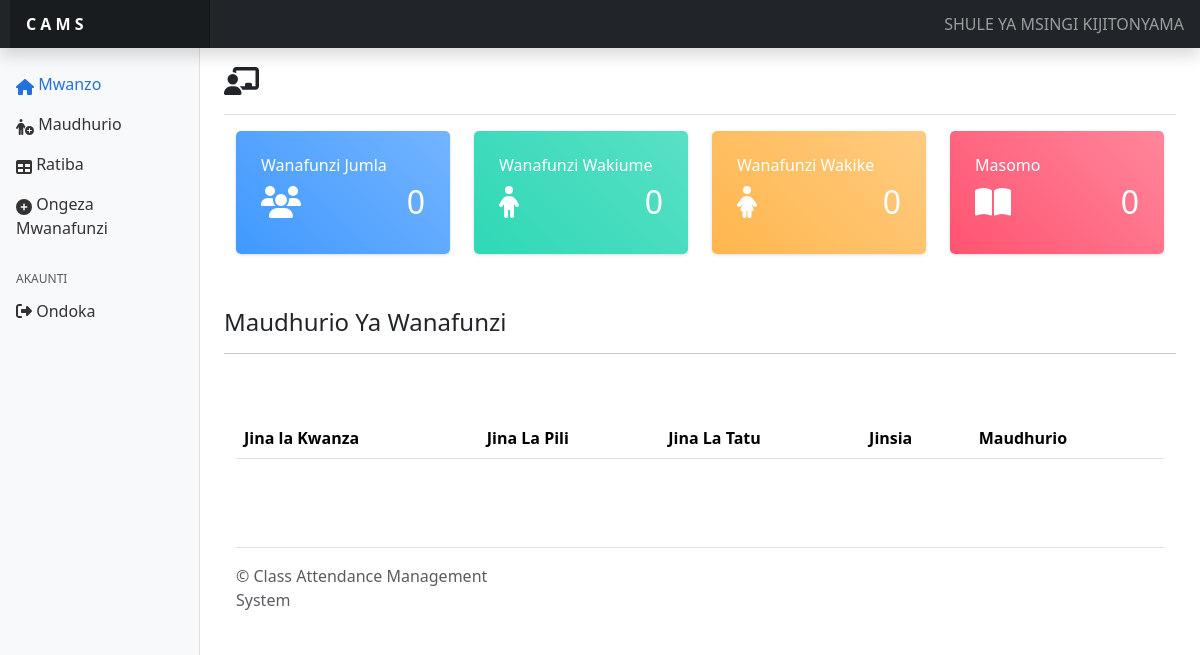
The app's page /classteacher/ (signed in), older data.
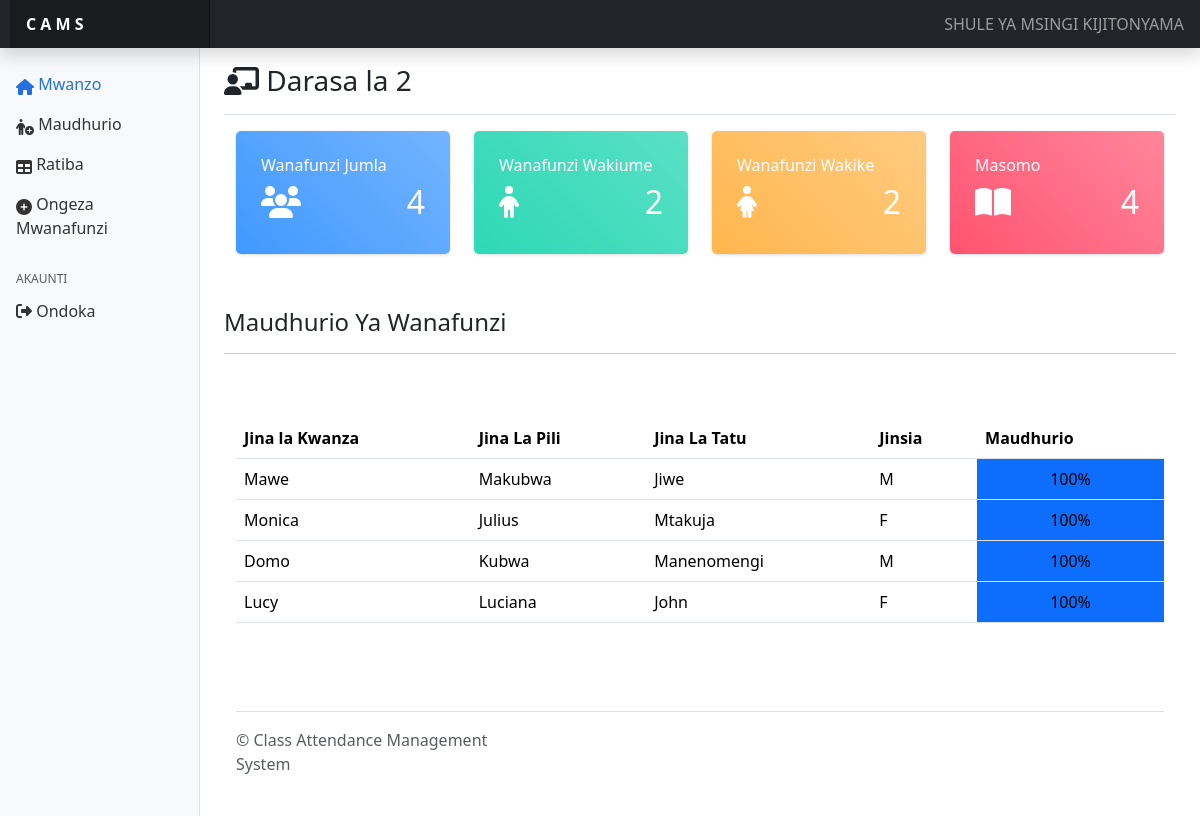
The same page, newer data.
### tables this page shows
CREATE TABLE `classes` (
  `class_id` int(11) NOT NULL,
  `name` text NOT NULL
);

CREATE TABLE `students` (
  `student_id` int(11) NOT NULL,
  `firstname` text NOT NULL,
  `secondname` text NOT NULL,
  `lastname` text NOT NULL,
  `gender` text NOT NULL,
  `class_id` int(11) NOT NULL
);

### classteacher/dashboard.php (the view, shortened to what this page needs)
<main class="col-md-9 ms-sm-auto col-lg-10 px-md-4">
    <div
        class="d-flex justify-content-between flex-wrap flex-md-nowrap align-items-center pt-3 pb-2 mb-3 border-bottom">
        <h5 class="h3"><i class="fa-solid fa-chalkboard-user"></i> <?= $class_name ?> </h5>
    </div>
    <div class="container">
        <div class="row">
            <div class="col-md-4 col-xl-3">
                <div class="card bg-c-blue order-card">
                    <div class="card-block">
                        <h6 class="m-b-20">Wanafunzi Jumla</h6>
                        <h2 class="text-right"><i class="fa-solid fa-users"></i><span class="f-right"><?= $total_students; ?></span></h2>
                    </div>
                </div>
            </div>
            <div class="col-md-4 col-xl-3">
                <div class="card bg-c-green order-card">
                    <div class="card-block">
                        <h6 class="m-b-20">Wanafunzi Wakiume</h6>
                        <h2 class="text-right"><i class="fa-solid fa-child"></i><span class="f-right"><?= $total_students_male; ?></span></h2>
                    </div>
                </div>
            </div>
            <div class="col-md-4 col-xl-3">
                <div class="card bg-c-yellow order-card">
                    <div class="card-block">
                        <h6 class="m-b-20">Wanafunzi Wakike</h6>
                        <h2 class="text-right"><i class="fa-solid fa-child-dress"></i><span class="f-right"><?= $total_female_students; ?></span>
                        </h2>
                    </div>
                </div>
            </div>
            <div class="col-md-4 col-xl-3">
                <div class="card bg-c-pink order-card">
                    <div class="card-block">
                        <h6 class="m-b-20">Masomo</h6>
                        <h2 class="text-right"><i class="fa-solid fa-book-open"></i><span class="f-right"><?= $total_class_subjects; ?></span></h2>
                    </div>
                </div>
            </div>
        </div>
    </div>
    <br>
    <h4>Maudhurio Ya Wanafunzi</h4>
    <hr>
    <div class="container table-responsive py-5">
        <table class="table table-unbordered table-hover">
            <thead class="thead-dark">
                <tr>
                    <th scope="col">Jina la Kwanza</th>
                    <th scope="col">Jina La Pili</th>
                    <th scope="col">Jina La Tatu</th>
                    <th scope="col">Jinsia</th>
                    <th scope="col">Maudhurio</th>
                </tr>
            </thead>
            <tbody>
                <?php
        $get_students = "SELECT * FROM students WHERE class_id='$class_id'";
        $run_students = mysqli_query($con,$get_students);
  while( $row_students = mysqli_fetch_array($run_students)){
        $s_firstname = $row_students['firstname'];
        $s_secondname = $row_students['secondname'];
        $s_lastname = $row_students['lastname'];
        $s_gender = $row_students['gender'];
                ?>
                <tr>
                    <td><?= $s_firstname ?></td>
                    <td><?= $s_secondname ?></td>
                    <td><?= $s_lastname ?></td>
                    <td><?= $s_gender ?></td>
                    <td class=" bg-primary text-center ">100%</td>
                </tr>
<?php
  }
?>
            </tbody>
        </table>
    </div>

### includes/header.php (shortened to what this page needs)
<!DOCTYPE html>
<html lang="en">
<head>
    <link rel="stylesheet" href="../node_modules/bootstrap/dist/css/bootstrap.min.css">
    <link rel="stylesheet" href="./node_modules/@fortawesome/fontawesome-free/css/fontawesome.css">
    <link rel="stylesheet" href="../node_modules/@fortawesome/fontawesome-free/css/all.css">
    <link rel="stylesheet" href="../css/styles.css">
</head>

### includes/sidebar.php (shortened to what this page needs)
<?php
if (!isset($_GET['attendance']) AND !isset($_GET['timetable']) AND !isset($_GET['addstudent'])) {
    $mwanzo_active = "active";
}
?>
<header class="navbar navbar-dark sticky-top bg-dark flex-md-nowrap p-0 shadow">
    <a class="navbar-brand col-md-3 col-lg-2 me-0 px-3 fs-6" href="#">C A M S </a>
    <div class="navbar-nav">
        <div class="nav-item text-nowrap">
            <a class="nav-link px-3" href="#">SHULE YA MSINGI KIJITONYAMA</a>
        </div>
    </div>
</header>
<div class="container-fluid">
    <div class="row">
        <nav id="sidebarMenu" class="col-md-3 col-lg-2 d-md-block bg-body-tertiary sidebar collapse">
            <div class="position-sticky pt-3 sidebar-sticky">
                <ul class="nav flex-column">
                    <li class="nav-item">
                        <a class="nav-link <?= $mwanzo_active ?>" aria-current="page" href="../classteacher/">
                            <i class="fa-solid fa-home align-text-bottom"></i>
                            Mwanzo
                        </a>
                    </li>
                    <li class="nav-item">
                        <a class="nav-link <?= $attendance_active ?>" href="../classteacher/?attendance">
                            <i class="fa-solid fa-person-circle-plus align-text-bottom"></i>
                            Maudhurio
                        </a>
                    </li>
                    <li class="nav-item">
                        <a class="nav-link <?= $timetable_active ?>" href="../classteacher/?timetable">
                            <i class="fa-solid fa-table align-text-bottom"></i>
                            Ratiba
                        </a>
                    </li>
                    <li class="nav-item">
                        <a class="nav-link <?= $addstudent_active ?>" href="../classteacher/?addstudent">
                            <i class="fa-solid fa-plus-circle align-text-bottom"></i>
                            Ongeza Mwanafunzi
                        </a>
                    </li>
                </ul>
                <h6 class="sidebar-heading d-flex justify-content-between align-items-center px-3 mt-4 mb-1 text-body-secondary text-uppercase">
                    <span>AKAUNTI</span>
                </h6>
                <ul class="nav flex-column mb-2">
                    <li class="nav-item">
                        <a class="nav-link" href="../logout.php">
                            <i class="fa-solid fa-right-from-bracket"></i> Ondoka
                        </a>
                    </li>
                </ul>
            </div>
        </nav>

### classteacher/index.php (shortened to what this page needs)
<?php
include("../includes/db.php");
include("../includes/header.php");
include("../includes/sidebar.php");
?>
<?php
        if(isset($_SESSION['classteacher'])){
             $classteacher_id = $_SESSION['classteacher'];
        $get_classteacher = "SELECT * FROM classteacher WHERE classteacher_id='$classteacher_id'";
        $run_classteacher = mysqli_query($con,$get_classteacher);
        $row_classteacher = mysqli_fetch_array($run_classteacher);
        $class_id =$row_classteacher['class_id'];
        $get_class = "SELECT * FROM classes WHERE class_id='$class_id'";
        $run_class = mysqli_query($con,$get_class);
        $row_class = mysqli_fetch_array($run_class);
        $class_id = $row_class['class_id'];
        $class_name = $row_class['name'];
        $get_students_totals = "SELECT COUNT(student_id) AS total_students FROM students";
        $run_students_totals = mysqli_query($con,$get_students_totals);
        $row_students_totals = mysqli_fetch_array($run_students_totals);
        $total_students = $row_students_totals['total_students'];
      $get_male_students = "SELECT  COUNT(student_id) AS male_students FROM students WHERE gender='M'";
      $run_male_students = mysqli_query($con,$get_male_students);
      $row_male_students = mysqli_fetch_array($run_male_students);
      $total_students_male = $row_male_students['male_students'];
      $get_female_students = "SELECT COUNT(student_id) AS female_students FROM students WHERE gender='F'";
      $run_female_students = mysqli_query($con,$get_female_students);
      $row_female_students = mysqli_fetch_array($run_female_students);
      $total_female_students = $row_female_students['female_students'];
         $get_class_subjects = "SELECT COUNT(subject_id) AS class_subjects FROM subjects WHERE class_id='$class_id'";
         $run_class_subjects = mysqli_query($con,$get_class_subjects);
         $row_class_subjects = mysqli_fetch_array($run_class_subjects);
         $total_class_subjects = $row_class_subjects['class_subjects'];
        }
        ?>
        <?php
        if (!isset($_GET['attendance']) and !isset($_GET['timetable'])) {
            include("../classteacher/dashboard.php");
        }
        ?>
<?php
include("../includes/footer.php");
?>

### includes/footer.php (shortened to what this page needs)
<div class="container">
                    <footer class="d-flex flex-wrap justify-content-between align-items-center py-3 my-4 border-top">
                        <div class="col-md-4 d-flex align-items-center">
                            <span class="mb-3 mb-md-0 text-body-secondary">&copy; Class Attendance Management
                                System</span>
                        </div>
            </main>
        </div>
    </div>
</body>
</html>

### css/styles.css (style rules this page uses)
.navbar-brand { font-weight: bolder !important; font-size: 25px; margin-left: 10px !important; text-transform: uppercase; }
.sidebar { position: fixed; top: 0; bottom: 0; left: 0; z-index: 100; padding: 48px 0 0; box-shadow: inset -1px 0 0 rgba(0, 0, 0, .1); }
.sidebar-sticky { height: calc(100vh - 48px); overflow-x: hidden; overflow-y: auto; }
.sidebar .nav-link { font-weight: 500; color: #333; }
.sidebar .nav-link.active { color: #2470dc; }
.sidebar-heading { font-size: .75rem; }
.navbar-brand { padding-top: .75rem; padding-bottom: .75rem; background-color: rgba(0, 0, 0, .25); box-shadow: inset -1px 0 0 rgba(0, 0, 0, .25); }
.order-card { color: #fff; }
.bg-c-blue { background: linear-gradient(45deg, #4099ff, #73b4ff); }
.bg-c-green { background: linear-gradient(45deg, #2ed8b6, #59e0c5); }
.bg-c-yellow { background: linear-gradient(45deg, #FFB64D, #ffcb80); }
.bg-c-pink { background: linear-gradient(45deg, #FF5370, #ff869a); }
.card { border-radius: 5px; -webkit-box-shadow: 0 1px 2.94px 0.06px rgba(4, 26, 55, 0.16); box-shadow: 0 1px 2.94px 0.06px rgba(4, 26, 55, 0.16); border: none; margin-bottom: 30px; -webkit-transition: all 0.3s ease-in-out; transition: all 0.3s ease-in-out; }
.card .card-block { padding: 25px; }
.f-right { float: right; }

Row changes from the older to the newer data that the page shows:
added classes: name "Darasa la 2"
added students: firstname "Mawe", secondname "Makubwa", lastname "Jiwe", gender "M"
added students: firstname "Monica", secondname "Julius", lastname "Mtakuja", gender "F"
added students: firstname "Domo", secondname "Kubwa", lastname "Manenomengi", gender "M"
added students: firstname "Lucy", secondname "Luciana", lastname "John", gender "F"
Text that changed along with them:
$total_students: "0" → "4"
$total_students_male: "0" → "2"
$total_female_students: "0" → "2"
$total_class_subjects: "0" → "4"
